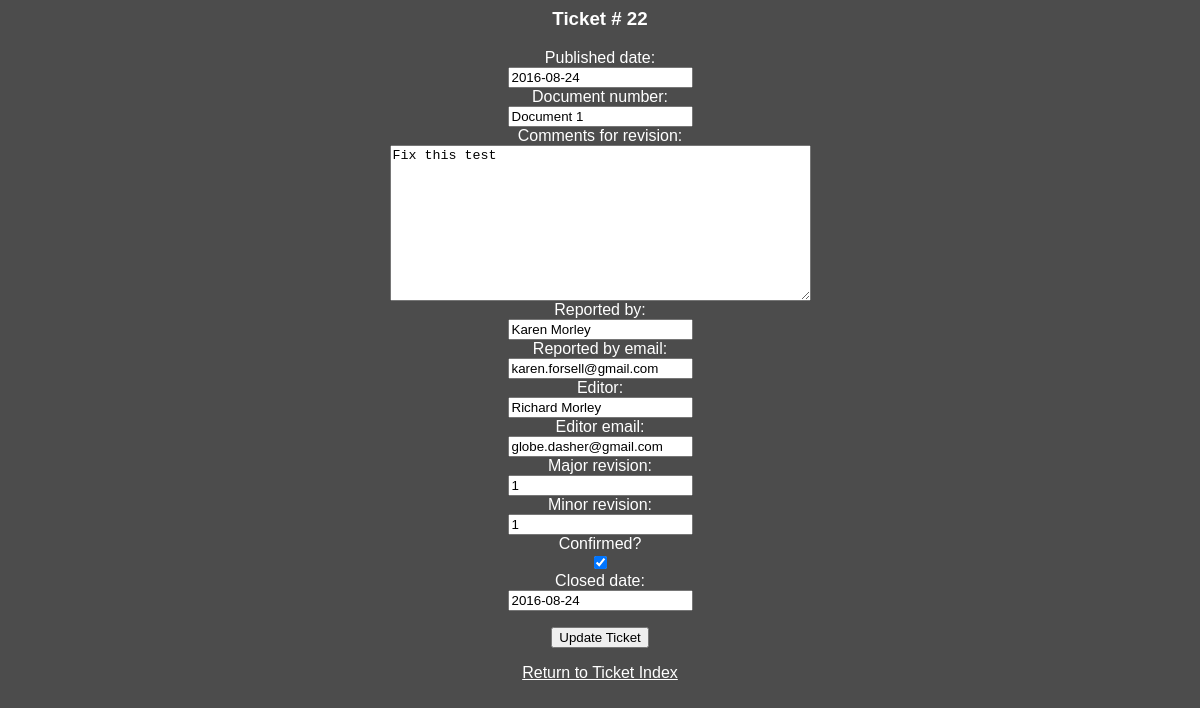
Page /tickets/22/form/ on the earlier database version.
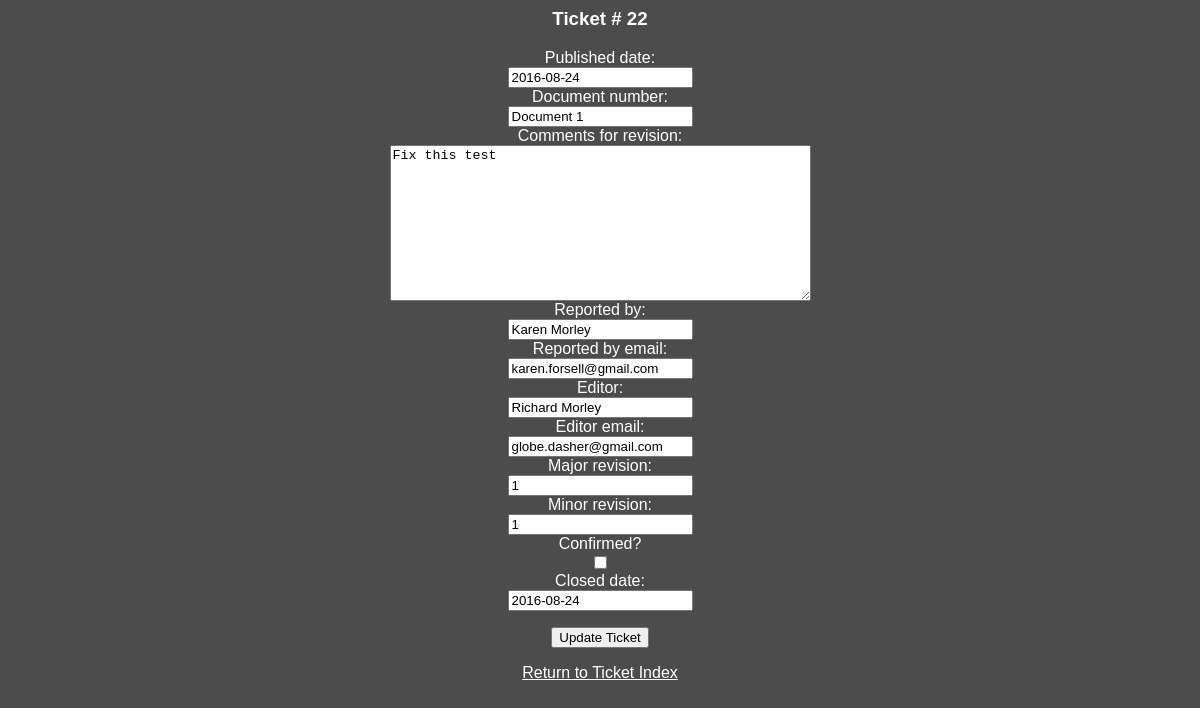
Same page on the later database version.
### tickets/models.py (models this page shows, shortened)
class Ticket(models.Model):
    pub_date = models.DateField(max_length=100)
    document_number = models.CharField(max_length=30)
    comments_for_revision = models.CharField(max_length=500)
    reported_by = models.CharField(max_length=50)
    reported_by_email = models.EmailField(max_length=50)
    editor = models.CharField(max_length=50, blank=True)
    editor_email = models.EmailField(max_length=50, blank=True)
    major_revision = models.CharField(max_length=2, blank=True)
    minor_revision = models.CharField(max_length=2, blank=True)
    confirmed = models.BooleanField(default=False, blank=True)
    close_date = models.DateField(max_length=100, null=True, blank=True)

### tickets/views.py (the view)
# urls.py: url(r'^(?P<pk>[0-9]+)/form/$', views.open_ticket, name='form'),
def open_ticket(request, pk):
    if request.method == 'POST':
        form = DetailForm(request.POST)
        if form.is_valid():
            target = Ticket.objects.get(pk=pk)
            tick = DetailForm(request.POST, instance=target)
            tick.save()
            return HttpResponseRedirect('/tickets/thanks/')
    else:
        ticket = Ticket.objects.get(pk=pk)
        form = DetailForm(instance=ticket)
        context = {'form':form, 'ticket':ticket}
    return render(request, 'tickets/form.html', context)

### tickets/form.py
class DetailForm(ModelForm):
    class Meta:
        model = Ticket
        fields = ['pub_date',
                  'document_number',
                  'comments_for_revision',
                  'reported_by',
                  'reported_by_email',
                  'editor',
                  'editor_email',
                  'major_revision',
                  'minor_revision',
                  'confirmed',
                  'close_date',
                  ]
        widgets = {
                  'comments_for_revision':
                      Textarea(attrs={'cols':50, 'rows':10}),
                  }

### tickets/templates/tickets/form.html (shortened to what this page needs)
<!DOCTYPE >
<html>
<head>
{% load staticfiles %}
<link rel="stylesheet" type="text/css"
    href="{% static 'tickets/style.css' %}" />
</head>
<body>
<h3>Ticket # {{ ticket.id }}</h3>
<form action="{% url "tickets:update" ticket.id %}" method="post">
    Published date:<br>
    {{ form.pub_date }}<br>
    Document number:<br>
    {{ form.document_number }}<br>
    Comments for revision:<br>
    {{ form.comments_for_revision }}<br>
    Reported by:<br>
    {{ form.reported_by }}<br>
    Reported by email:<br>
    {{ form.reported_by_email }}<br>
    Editor:<br>
    {{ form.editor }}<br>
    Editor email:<br>
    {{ form.editor_email }}<br>
    Major revision:<br>
    {{ form.major_revision }}<br>
    Minor revision:<br>
    {{ form.minor_revision }}<br>
    Confirmed?<br>
    {{ form.confirmed }}<br>
    Closed date:<br>
    {{ form.close_date }}<br>
    <p>
    <input type="submit" value="Update Ticket"  /></p>
</form>
<a href="{% url "tickets:index" %}"> Return to Ticket Index </a>
</body>
</html>

Differences in the rows shown:
changed Ticket "Document 1": confirmed "☑" → "☐"
